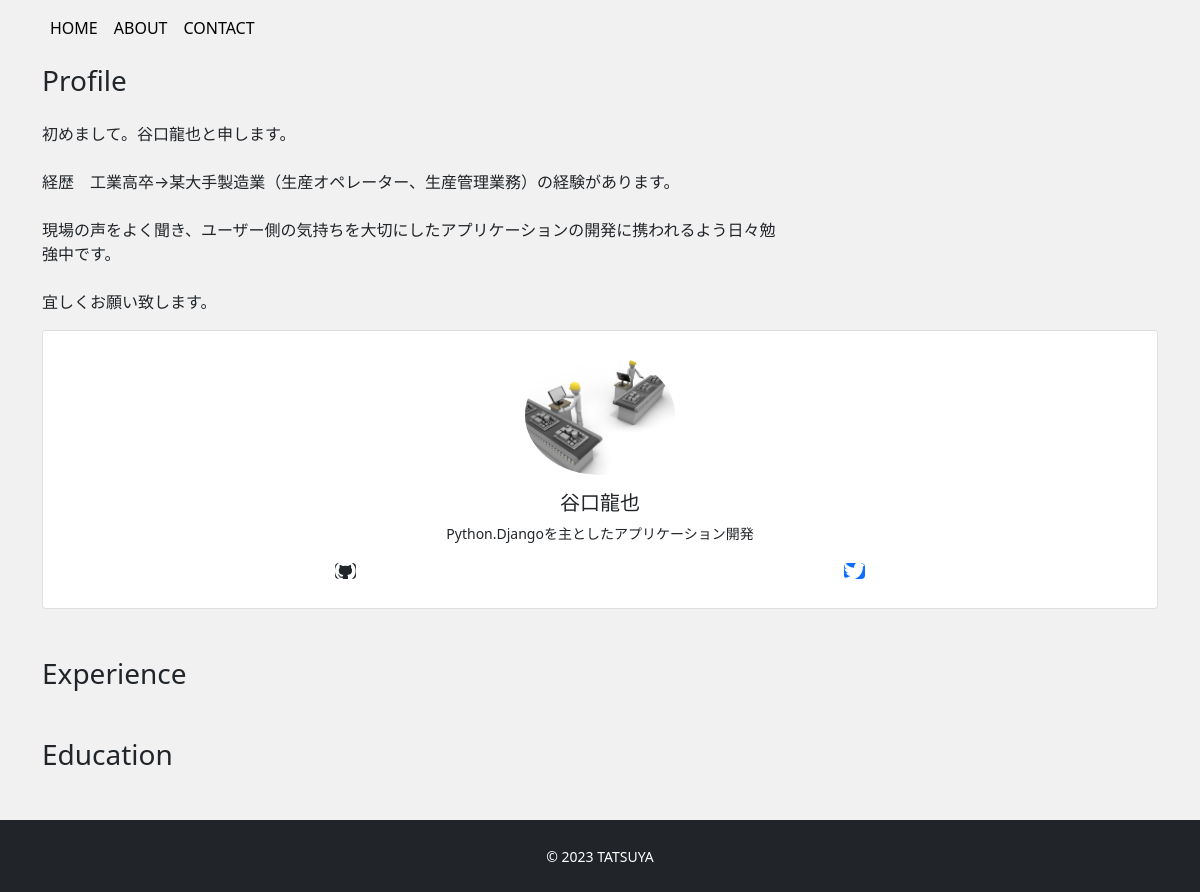
Page /about/ on the earlier database version.
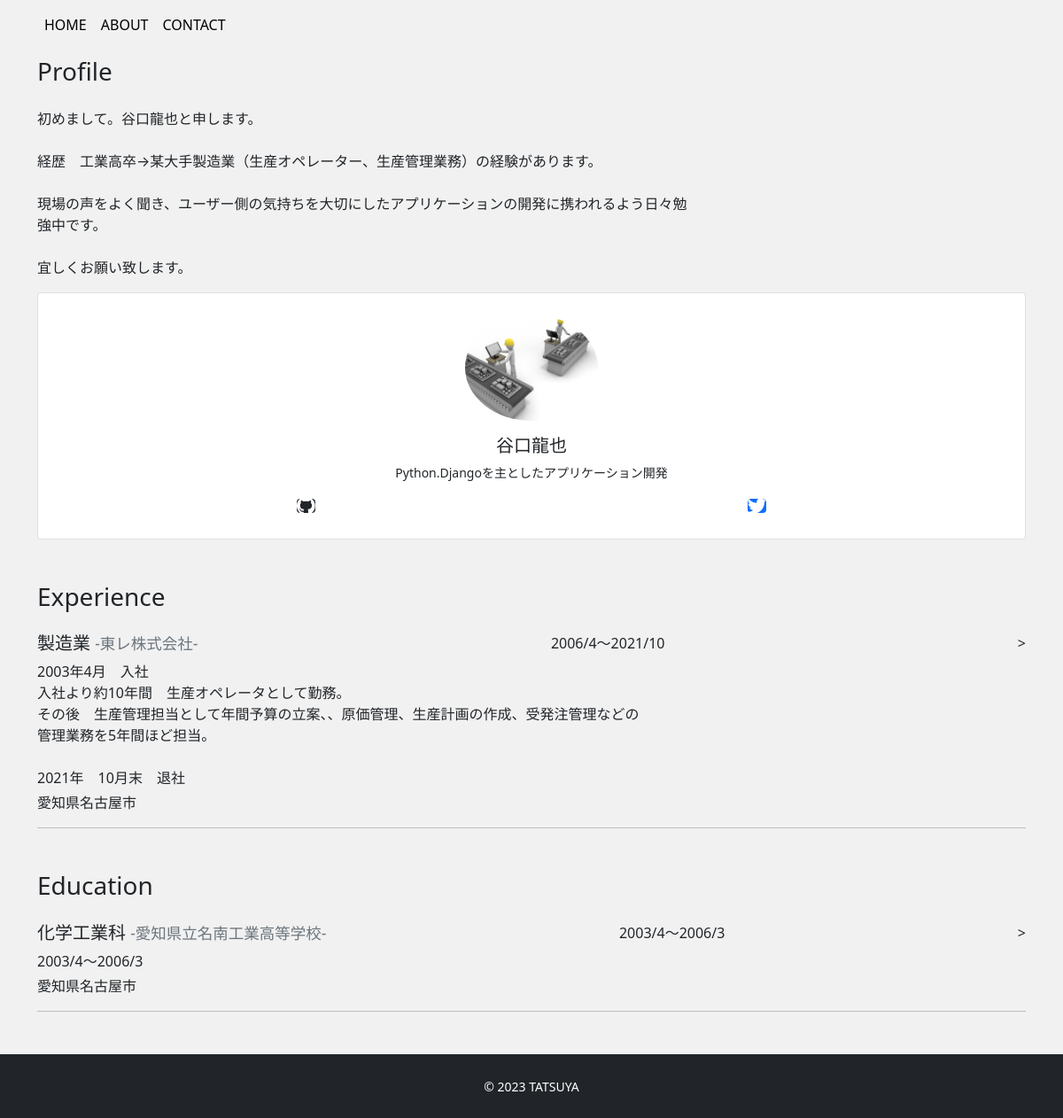
Same page on the later database version.
### app/models.py (models this page shows, shortened)
class Experience(models.Model):
    occupation= models.CharField('職種',max_length=100)
    company= models.CharField('会社',max_length=100)
    description= models.TextField('説明')
    place=models.CharField('場所',max_length=100)
    period=models.CharField('期間',max_length=100)

class Education(models.Model):
    course=models.CharField('コース',max_length=100)
    school=models.CharField('学校',max_length=100)
    place=models.CharField('場所',max_length=100)
    period=models.CharField('期間',max_length=100)

### app/views.py (the view)
# urls.py: path('about/',views.AboutView.as_view(),name='about')
class AboutView(View):
    def get(self,request,*args,**kwargs):
        profile_data=Profile.objects.all()
        if profile_data.exists():
            profile_data = profile_data.order_by('-id')[0]
        experience_data=Experience.objects.order_by('-id')
        education_data=Education.objects.order_by('-id')
        return render(request,'app/about.html',{
            'profile_data':profile_data,
            'experience_data':experience_data,
            'education_data':education_data
            })

### app/templates/app/about.html
{% extends 'app/base.html' %}
{% block content %}
<h3 class="mb-4">Profile</h3>
<div class="mb-5">
    <div class="row">
        <div class="col-md-8">
            <p>{{ profile_data.intoroduction|linebreaksbr}}</p>
        </div>
        <div class="col-mb-4">
            <div class="card text-center px-5 py-4">
                <div class="avatar mb-3">
                    <img src="{{ profile_data.subimage.url }}" alt="" class="card-img-top rounded-circle">
                </div>
                <h5 class="font-weight-bolder">{{ profile_data.name }}</h5>
                <p class="mb-3 small text-center">{{ profile_data.job|linebreaksbr }}</p>
                <div class="d-flex justify-content-around">
                    {% if profile_data.github %}
                    <a href="{{ profile_data.github}}" target="_blank"><i
                            class="fab fa-github fa-lg rounded btn-dark icon"></i></a>
                    {% endif %}
                    {% if profile_data.github %}
                    <a href="{{ profile_data.twitter}}" target="_blank"><i
                            class="fab fa-twitter fa-lg rounded btn-primary icon"></i></a>
                    {% endif %}
                </div>
            </div>
        </div>
    </div>
</div>
<h3 class="mb-4">Experience</h3>
<div class="mb-5">
    {% for experience in experience_data %}
    <div class="d-flex justify-content-between">
        <h5>{{experience.occupation}} <span class="small text-secondary">-{{experience.company}}-</span></h5>
        <p class="mb-1">{{experience.period}}</p>>
    </div>
    <p class="mb-1">{{experience.description| linebreaksbr }}</p>
    <p>{{experience.place}}</p>
    <hr>
    {% endfor %}
</div>
<h3 class="mb-4">Education</h3>
<div class="mb-5">
    {% for education in education_data %}
    <div class="d-flex justify-content-between">
        <h5>{{education.course}} <span class="small text-secondary">-{{education.school}}-</span></h5>
        <p class="mb-1">{{education.period}}</p>>
    </div>
    <p class="mb-1">{{education.period}}</p>
    <p>{{education.place}}</p>
    <hr>
    {% endfor %}
</div>
{% endblock %}

Differences in the rows shown:
added Experience: occupation "製造業", company "東レ株式会社", period "2006/4～2021/10", description "2003年4月 入社 入社より約10年間 生産オペレータとして勤務。 その後 生産管理担当として年間予算の立案、、原価管理、生産計画の作成、受発注管理などの 管理業務を5年間ほど担当。 2021年 10月末 退社", place "愛知県名古屋市"
added Education: course "化学工業科", school "愛知県立名南工業高等学校", period "2003/4～2006/3", place "愛知県名古屋市"
